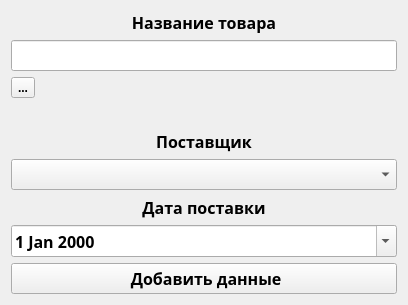
<?xml version="1.0" encoding="UTF-8"?>
<ui version="4.0">
 <class>addobject</class>
 <widget class="QWidget" name="addobject">
  <property name="geometry">
   <rect>
    <x>0</x>
    <y>0</y>
    <width>408</width>
    <height>285</height>
   </rect>
  </property>
  <property name="font">
   <font>
    <weight>75</weight>
    <bold>true</bold>
   </font>
  </property>
  <property name="windowTitle">
   <string>Form</string>
  </property>
  <layout class="QGridLayout" name="gridLayout">
   <item row="8" column="0" colspan="2">
    <widget class="QLabel" name="label_4">
     <property name="font">
      <font>
       <family>Ubuntu Mono</family>
       <pointsize>12</pointsize>
       <weight>75</weight>
       <bold>true</bold>
      </font>
     </property>
     <property name="text">
      <string>Дата поставки</string>
     </property>
     <property name="alignment">
      <set>Qt::AlignCenter</set>
     </property>
    </widget>
   </item>
   <item row="3" column="1">
    <spacer name="horizontalSpacer">
     <property name="orientation">
      <enum>Qt::Horizontal</enum>
     </property>
     <property name="sizeHint" stdset="0">
      <size>
       <width>40</width>
       <height>20</height>
      </size>
     </property>
    </spacer>
   </item>
   <item row="10" column="0" colspan="2">
    <widget class="QPushButton" name="pushButton">
     <property name="font">
      <font>
       <family>Ubuntu Mono</family>
       <pointsize>12</pointsize>
       <weight>75</weight>
       <bold>true</bold>
      </font>
     </property>
     <property name="text">
      <string> Добавить данные</string>
     </property>
    </widget>
   </item>
   <item row="9" column="0" colspan="2">
    <widget class="QDateEdit" name="dateEdit">
     <property name="font">
      <font>
       <family>Ubuntu Mono</family>
       <pointsize>12</pointsize>
       <weight>75</weight>
       <bold>true</bold>
      </font>
     </property>
     <property name="calendarPopup">
      <bool>true</bool>
     </property>
    </widget>
   </item>
   <item row="3" column="0">
    <widget class="QLabel" name="label_3">
     <property name="text">
      <string/>
     </property>
    </widget>
   </item>
   <item row="0" column="0" colspan="2">
    <widget class="QLabel" name="label">
     <property name="font">
      <font>
       <family>Ubuntu Mono</family>
       <pointsize>12</pointsize>
       <weight>75</weight>
       <bold>true</bold>
      </font>
     </property>
     <property name="text">
      <string>Название товара</string>
     </property>
     <property name="alignment">
      <set>Qt::AlignCenter</set>
     </property>
    </widget>
   </item>
   <item row="2" column="0">
    <widget class="QToolButton" name="toolButton">
     <property name="text">
      <string>...</string>
     </property>
    </widget>
   </item>
   <item row="6" column="0" colspan="2">
    <widget class="QLabel" name="label_2">
     <property name="font">
      <font>
       <family>Ubuntu Mono</family>
       <pointsize>12</pointsize>
       <weight>75</weight>
       <bold>true</bold>
      </font>
     </property>
     <property name="text">
      <string>Поставщик</string>
     </property>
     <property name="alignment">
      <set>Qt::AlignCenter</set>
     </property>
    </widget>
   </item>
   <item row="1" column="0" colspan="2">
    <widget class="QLineEdit" name="lineEdit">
     <property name="font">
      <font>
       <family>Ubuntu Mono</family>
       <pointsize>12</pointsize>
       <weight>75</weight>
       <bold>true</bold>
      </font>
     </property>
    </widget>
   </item>
   <item row="7" column="0" colspan="2">
    <widget class="QComboBox" name="comboBox">
     <property name="font">
      <font>
       <family>Ubuntu Mono</family>
       <pointsize>12</pointsize>
       <weight>75</weight>
       <bold>true</bold>
      </font>
     </property>
    </widget>
   </item>
  </layout>
 </widget>
 <resources/>
 <connections/>
</ui>
